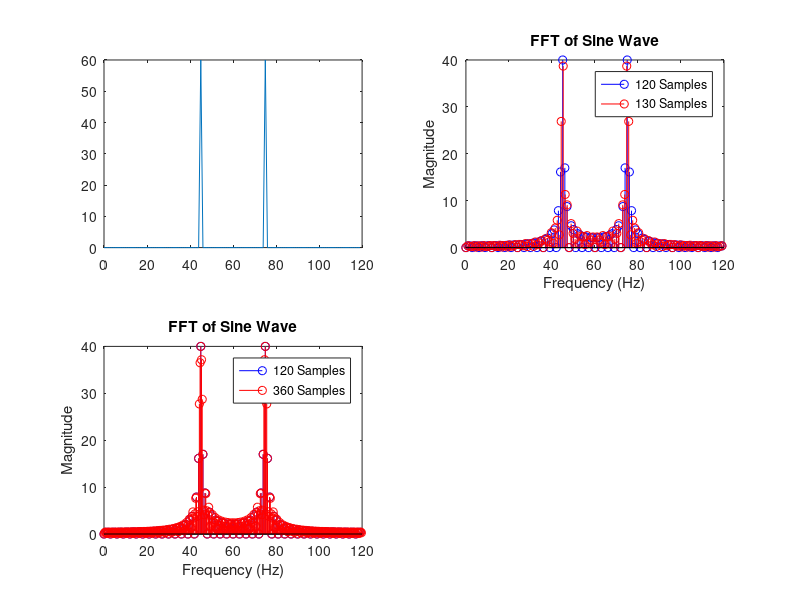

MATLAB code to generate this figure:
a = 3;

%%1
T = 1/(15*a);
F = 1/T;
fs = 120;
Ts = 1/fs;
t = 0:Ts:2-Ts;
f = 0:1:fs-1;
y = sin(2.*pi.*F.*t);
y1 = fft(y,120);
m = abs(y1);
subplot(2,2,1);
plot(f,m);

%%2
a = 1 + mod(236,3)
t = 0 : (3/120) : 2 - (3/120);
x = sin(2*pi*15*t)
y1 = fft(x,120)
m = abs(y1)
f =  (0:length(y1)-1)*120/length(y1);
subplot(2,2,2);
stem(f,m,'b')
hold on 
y2 = fft(x,130)
m = abs(y2)
f =  (0:length(y2)-1)*120/length(y2);
stem(f,m,'r')
xlabel('Frequency (Hz)')
ylabel('Magnitude')
title('FFT of Sine Wave')
legend('120 Samples', '130 Samples')
hold off

%%3
a = 1 + mod(236,3)
t = 0 : (3/120) : 2 - (3/120);
x = sin(2*pi*15*t)
y1 = fft(x,120)
m = abs(y1)
f =  (0:length(y1)-1)*120/length(y1);
subplot(2,2,3);
stem(f,m,'b')
hold on 
y2 = fft(x,360)
m = abs(y2)
f =  (0:length(y2)-1)*120/length(y2);
stem(f,m,'r')
xlabel('Frequency (Hz)')
ylabel('Magnitude')
title('FFT of Sine Wave')
legend('120 Samples', '360 Samples')
hold off
%for 120*n the dft is same.